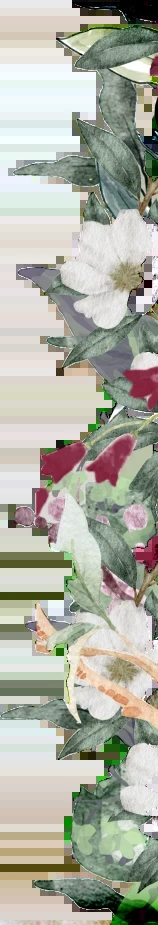
#> input picture assets/card/garland-left.webp, 158 x 925 px; its folder holds 4 pictures in this run
$ python recolor_original.py
#> lines starting #> are read from the running program, lines starting #| are printed output that depends on the picture; after the words box and inside, x2 and y2 are one past the last pixel; in counts of white or black regions, pixels touching at a corner belong together
"""
Brings the original invitation's own decorative artwork into the wine-red palette.

  python tools/recolor_original.py "D:/WAAD & MUHAMMED"

- The watercolour garlands (assets/card/garland-*.webp): every pink blossom
  becomes wine red / burgundy; leaves, stems and gold stay as painted.
- The background damask (assets/pattern.webp): the sage tile is redrawn as
  antique gold on champagne.
Requires: opencv-python-headless, numpy.
"""
import os
import sys

import cv2
import numpy as np

ROOT = os.path.dirname(os.path.dirname(os.path.abspath(__file__)))
SRC = sys.argv[1] if len(sys.argv) > 1 else os.path.join(os.path.dirname(ROOT), "WAAD & MUHAMMED")


def imread(path):
    data = np.fromfile(path, np.uint8)
    return cv2.imdecode(data, cv2.IMREAD_UNCHANGED)
#> returned value is the input picture: shape (925, 158, 4); mean B, G, R, A 163.3, 175.2, 173.8, 118.5


def imwrite(path, img, params=()):
    ok, buf = cv2.imencode(os.path.splitext(path)[1], img, list(params))
    assert ok, path
    buf.tofile(path)


def pink_to_wine(bgra):
    """Re-ink pink/rose pixels as wine red, keeping their painted light and shade."""
    bgr = bgra[..., :3]
    hsv = cv2.cvtColor(bgr, cv2.COLOR_BGR2HSV).astype(np.float32)
    h, s, v = hsv[..., 0], hsv[..., 1] / 255, hsv[..., 2] / 255
    # pink lives at hue 150..180 and 0..8 (OpenCV's 0..180 scale), with some colour in it
    pinkness = np.clip((s - 0.08) / 0.12, 0, 1) * ((h >= 150) | (h <= 8))
    pinkness = cv2.GaussianBlur(pinkness.astype(np.float32), (0, 0), 0.8)
    # wine: hue ~350°, rich saturation, darker value; light petals keep a little of their glow
    wine_h = np.full_like(h, 172.0)
    wine_s = np.clip(0.55 + s * 0.45, 0, 1) * 255
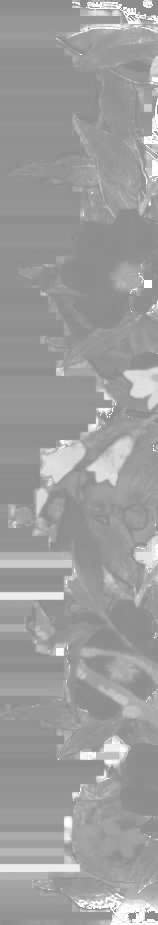
#> wine_s: shape (925, 158) float32; min 140.2, max 255, mean 158
    wine_v = np.clip(0.12 + v * 0.44, 0, 1) * 255
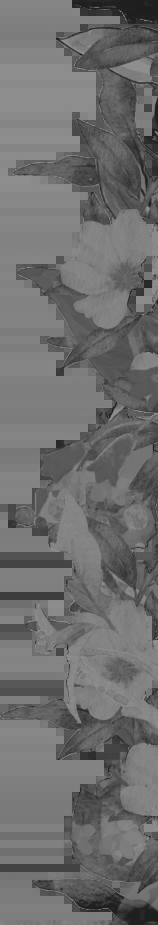
#> wine_v: shape (925, 158) float32; min 30.6, max 142.8, mean 110.7
    out = cv2.cvtColor(np.dstack([wine_h, wine_s, wine_v]).astype(np.uint8), cv2.COLOR_HSV2BGR).astype(np.float32)
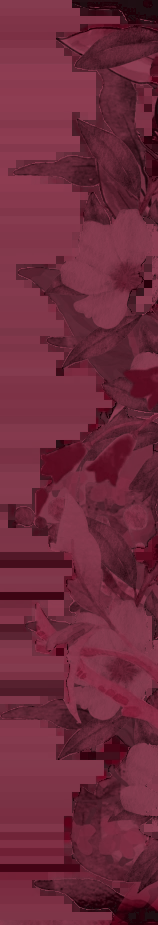
#> out: shape (925, 158, 3) float32; mean of channels 0, 1, 2 60.8, 43, 110.2; drawn as B, G, R
    mixed = bgr.astype(np.float32) * (1 - pinkness[..., None]) + out * pinkness[..., None]
    res = bgra.copy()
    res[..., :3] = np.clip(mixed, 0, 255).astype(np.uint8)
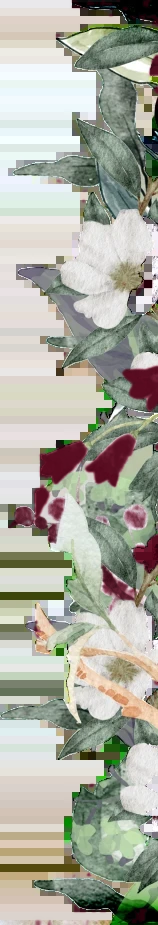
#> res: shape (925, 158, 4); 11.4% of pixels changed, all inside (x1, y1, x2, y2) = (6, 0, 158, 925)
    return res


def main():
    card_src = os.path.join(SRC, "assets", "card")
    card_out = os.path.join(ROOT, "assets", "card")
    for name in ("garland-left", "garland-right", "garland-left-arch", "garland-right-arch"):
        img = imread(os.path.join(card_src, f"{name}.webp"))
        imwrite(os.path.join(card_out, f"{name}.webp"), pink_to_wine(img), [cv2.IMWRITE_WEBP_QUALITY, 90])
        print(name, img.shape[1::-1])
#| garland-left (158, 925)
#> pass 2 of the loop in main, `for name in ("garland-left", "garland-right", "garland-left-arch", "ga..`:
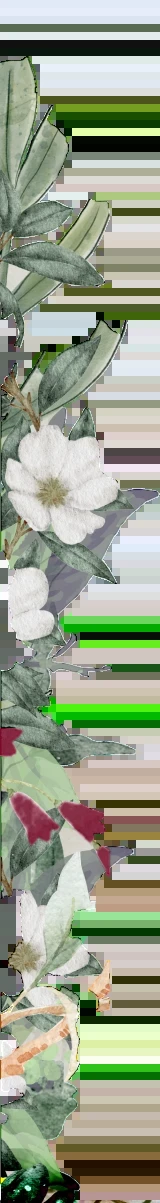
#> input picture assets/card/garland-right.webp, 160 x 1203 px
#> in imread, returned value is the input picture: shape (1203, 160, 4); mean B, G, R, A 140.2, 161.5, 153, 103
#> bgr: shape (1203, 160, 3)
#> hsv: shape (1203, 160, 3) float32
#> h: shape (1203, 160) float32
#> s: shape (1203, 160) float32
#> v: shape (1203, 160) float32
#> wine_s: shape (1203, 160) float32
#> wine_v: shape (1203, 160) float32
#> in pink_to_wine (call 2), `out = cv2.cvtColor(np.dstack([wine_h, wine_s, wine_v]).astype(np.uint8..`:
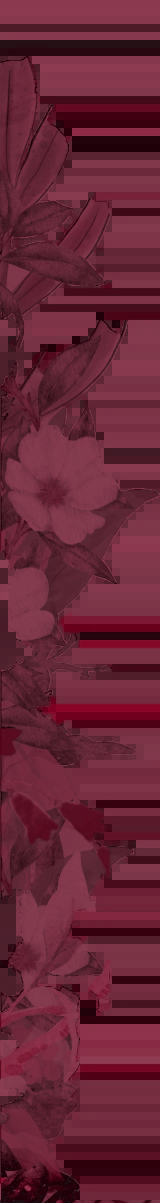
#> out: shape (1203, 160, 3) float32; mean of channels 0, 1, 2 54.9, 37.4, 103.7; drawn as B, G, R
#> mixed: shape (1203, 160, 3) float32
#> in pink_to_wine (call 2), `res[..., :3] = np.clip(mixed, 0, 255).astype(np.uint8)`:
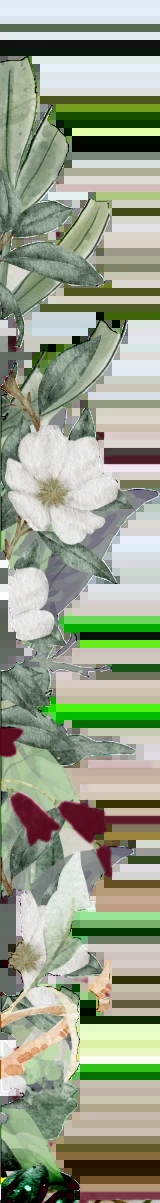
#> res: shape (1203, 160, 4); 9.42% of pixels changed, all inside (x1, y1, x2, y2) = (0, 179, 160, 1203)
#| garland-right (160, 1203)
#> pass 3 of the loop in main, `for name in ("garland-left", "garland-right", "garland-left-arch", "ga..`:
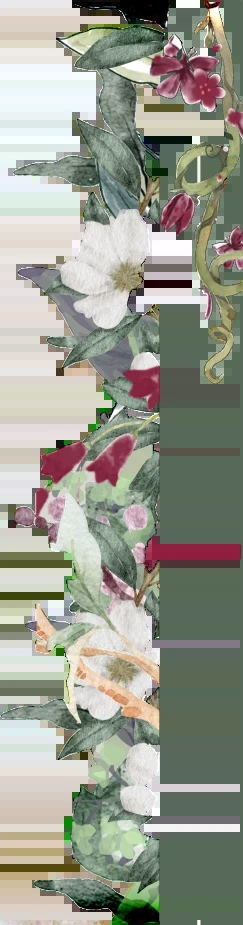
#> input picture assets/card/garland-left-arch.webp, 243 x 925 px
#> in imread, returned value is the input picture: shape (925, 243, 4); mean B, G, R, A 142, 154.4, 152, 91.9
#> bgr: shape (925, 243, 3)
#> hsv: shape (925, 243, 3) float32
#> h: shape (925, 243) float32
#> s: shape (925, 243) float32
#> v: shape (925, 243) float32
#> wine_s: shape (925, 243) float32
#> wine_v: shape (925, 243) float32
#> in pink_to_wine (call 3), `out = cv2.cvtColor(np.dstack([wine_h, wine_s, wine_v]).astype(np.uint8..`:
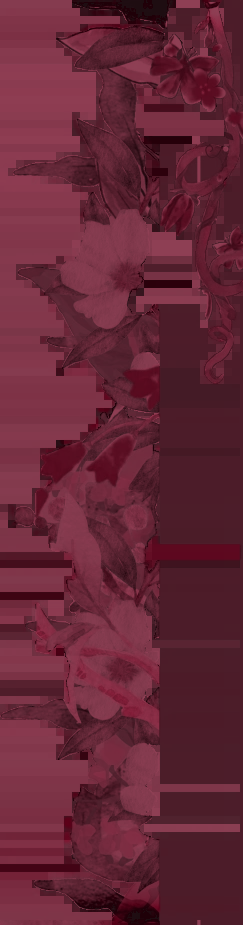
#> out: shape (925, 243, 3) float32; mean of channels 0, 1, 2 55.1, 38.5, 101; drawn as B, G, R
#> mixed: shape (925, 243, 3) float32
#> in pink_to_wine (call 3), `res[..., :3] = np.clip(mixed, 0, 255).astype(np.uint8)`:
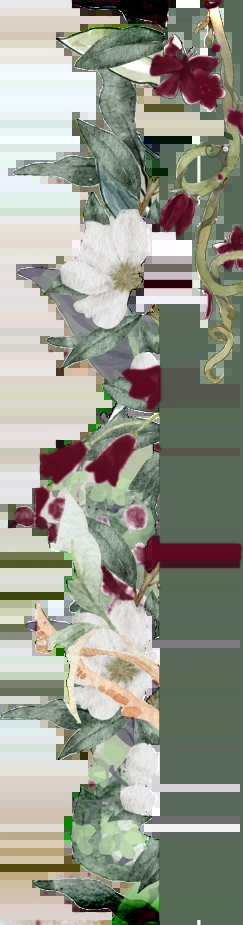
#> res: shape (925, 243, 4); 13.03% of pixels changed, all inside (x1, y1, x2, y2) = (5, 0, 243, 925)
#| garland-left-arch (243, 925)
#> the loop made 4 passes; the first 3 are shown

    # damask: darkness of each pixel against the stone becomes gold ink on champagne
    tile = imread(os.path.join(SRC, "assets", "pattern.webp"))[..., :3].astype(np.float32)
#> in imread (call 5), `data = np.fromfile(path, np.uint8)`: data = 8330 values, max 255 at index 83, min 0 at index 6, mean 125.4
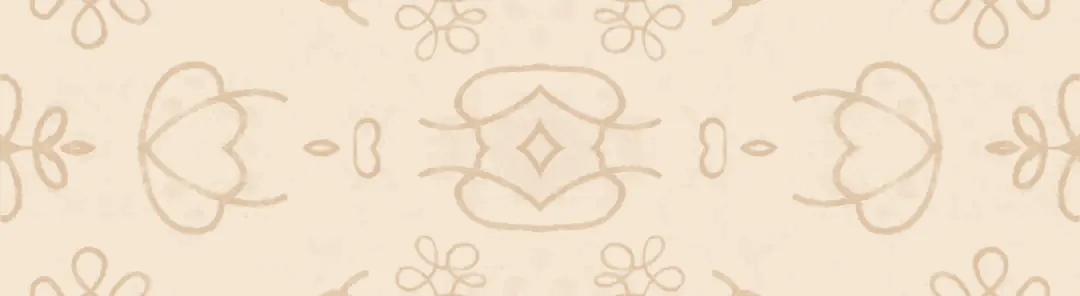
#> input picture assets/pattern.webp, 1080 x 296 px
#> in imread, returned value is the input picture: shape (296, 1080, 3); mean B, G, R 205.3, 226.5, 242.5
    lum = cv2.cvtColor(tile.astype(np.uint8), cv2.COLOR_BGR2GRAY).astype(np.float32)
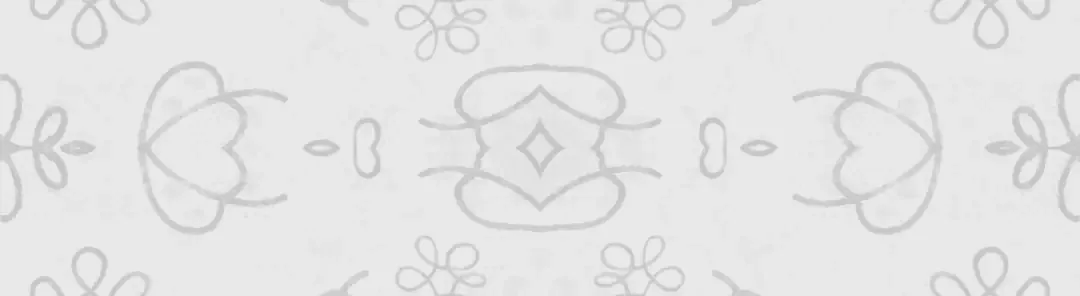
#> lum: shape (296, 1080) float32; min 190, max 242, mean 228.8
    bg = np.percentile(lum, 70)
    ink = np.clip((bg - lum) / max(1.0, bg - np.percentile(lum, 1)), 0, 1)[..., None]
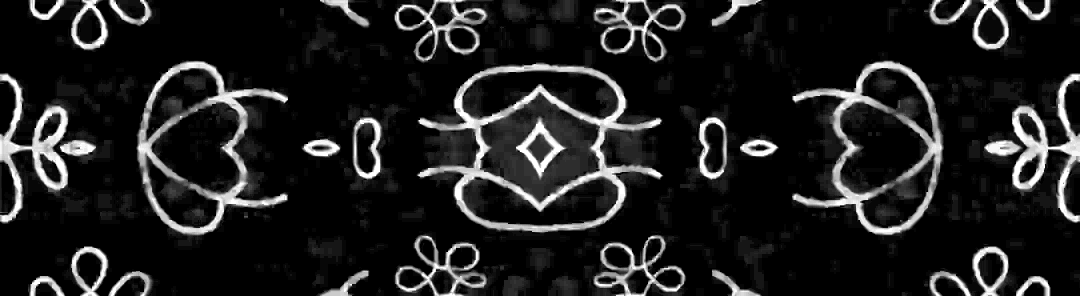
#> ink: shape (296, 1080, 1) float32; min 0, max 1, mean 0.125
    champagne = np.array([0xD3, 0xE6, 0xF5], np.float32)   # #F5E6D3
    gold = np.array([0x5B, 0x8D, 0xB8], np.float32)        # #B88D5B, antique gold
    out = champagne * (1 - ink * 0.4) + gold * (ink * 0.4)
#> out: shape (296, 1080, 3) float32
    imwrite(os.path.join(ROOT, "assets", "pattern.webp"), out.astype(np.uint8), [cv2.IMWRITE_WEBP_QUALITY, 82])
    print("pattern", tile.shape[1::-1])
#| pattern (1080, 296)


if __name__ == "__main__":
    main()
